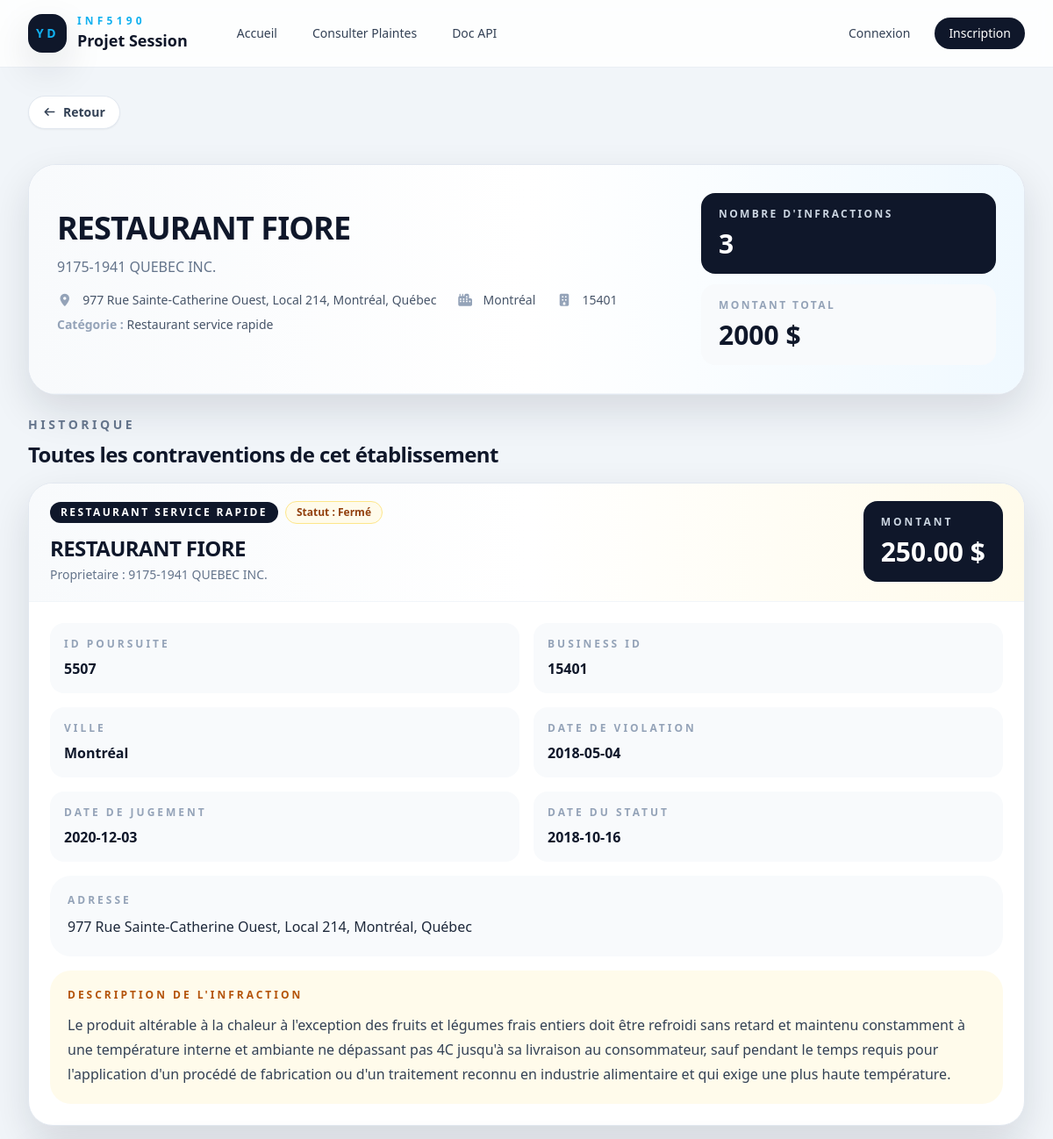
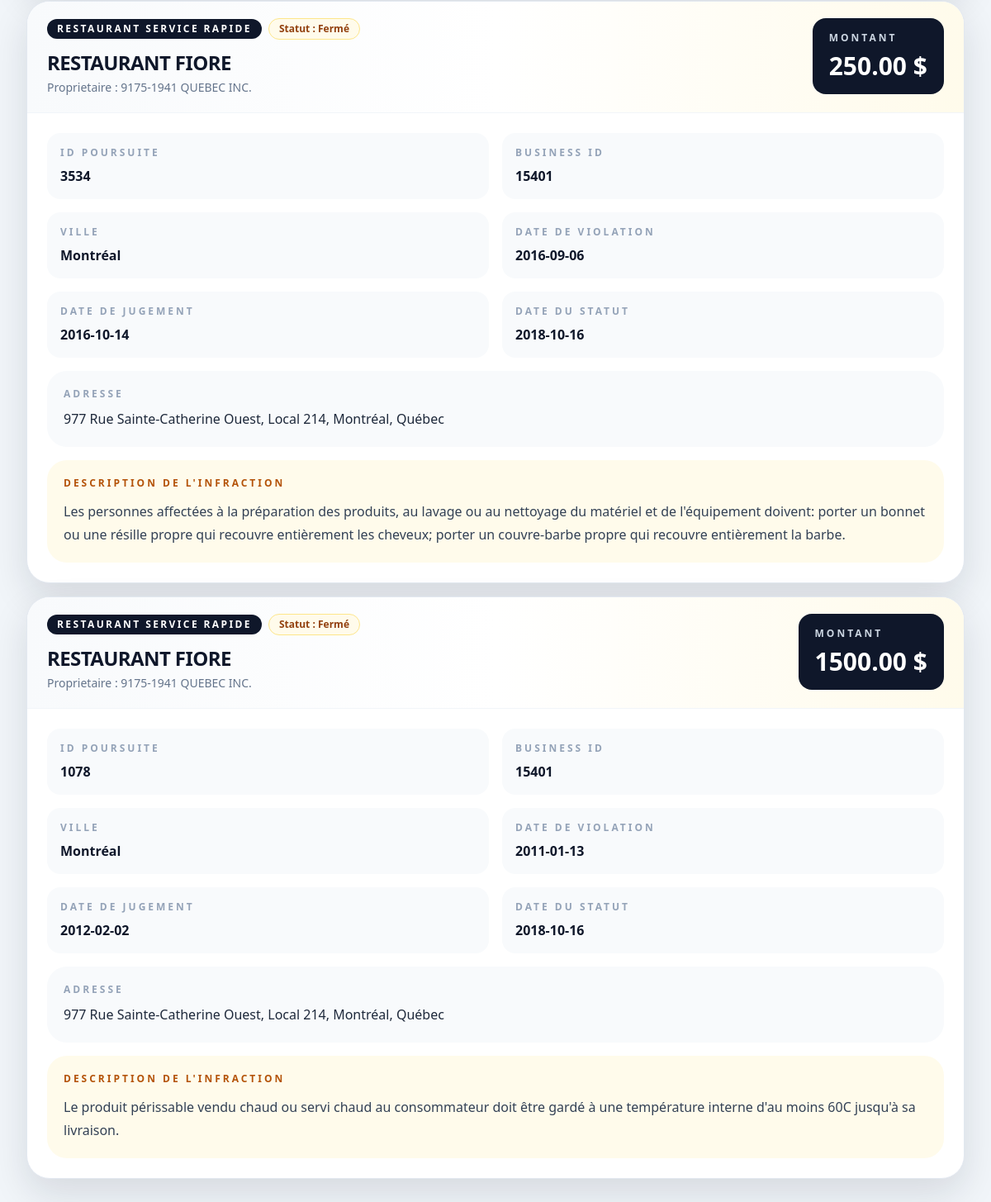
The app's page /etablissement_details/15401 with its own data (2 pictures, top to bottom).
### tables this page shows
CREATE TABLE violations (
    id_poursuite INTEGER PRIMARY KEY,
    business_id INTEGER NOT NULL,
    date_violation DATE NOT NULL, /*date*/
    descr TEXT NOT NULL, /*description*/
    adresse TEXT NOT NULL,
    date_jugement DATE NOT NULL,
    etablissement TEXT NOT NULL,
    montant DECIMAL(10,2) NOT NULL,
    proprietaire TEXT NOT NULL,
    ville TEXT NOT NULL,
    statut TEXT NOT NULL,
    date_statut DATE NOT NULL,
    categorie TEXT NOT NULL
);

### app.py (the view)
@app.route("/etablissement_details/<int:business_id>", methods=["GET"])
def etablissement_details_page(business_id: int):
    etablissement_summary = _get_db().return_business_summary(business_id)
    if not etablissement_summary:
        return render_template("404.html", message="Établissement non trouvé.")
    violation_list = _get_db().return_all_violations_of_etablissement(business_id)
    if not violation_list:
        return render_template("404.html", message="Aucune violation trouvée pour cet établissement.")
    return render_template("business_details.html", etablissement_details=etablissement_summary[0], violations=violation_list)

### templates/business_details.html
{% extends "layout.html" %}
{% block content %}
{% include "_back_button.html" %}
{% if etablissement_details %}
<section class="space-y-6 mt-10">
   <article class="overflow-hidden rounded-[2rem] border border-slate-200 bg-white shadow-soft">
      <div class="border-b border-slate-100 bg-gradient-to-r from-slate-50 via-white to-sky-50 px-8 py-8">
         <div class="flex flex-col gap-6 lg:flex-row lg:items-start lg:justify-between">
            <div class="min-w-0">
               <h1 class="mt-5 text-4xl font-black tracking-tight text-slate-900" id="resto-name">
                  {{ etablissement_details.etablissement }}
               </h1>
               <p class="mt-3 text-base font-medium text-slate-500" id="resto-proprio"
                  title="Propriétaire de l'établissement">
                  {{ etablissement_details.proprietaire }}
               </p>
               <div class="mt-4 flex flex-wrap gap-x-6 gap-y-2 text-sm text-slate-600">
                  <div>
                     <i class="fa-solid fa-location-dot mr-2 text-slate-400"></i>
                     <span id="resto-adresse">{{ etablissement_details.adresse }}</span>
                  </div>
                  <div>
                     <i class="fa-solid fa-city mr-2 text-slate-400"></i>
                     <span id="resto-ville">{{ etablissement_details.ville }}</span>
                  </div>
                  <div>
                     <i class="fa-solid fa-building mr-2 text-slate-400"></i>
                     <span id="resto-bussiness_id" title="Business ID">{{ etablissement_details.business_id }}</span>
                  </div>
                  <div class="">
                     <span class="text-slate-400 font-semibold">Catégorie :</span>
                     <span id="resto-cat">{{ etablissement_details.categorie }}</span>
                  </div>
               </div>
            </div>
            <div class="grid gap-3 sm:grid-cols-3 lg:min-w-[21rem] lg:grid-cols-1 xl:grid-cols-2">
               <div class="rounded-2xl bg-slate-900 px-5 py-4 text-white">
                  <p class="text-xs font-semibold uppercase tracking-[0.2em] text-slate-300">
                     Nombre d'Infractions
                  </p>
                  <p class="mt-2 text-3xl font-black" id="resto-nb-infract">
                     {{ etablissement_details.nombre_violations }}
                  </p>
               </div>
               <div class="rounded-2xl bg-slate-50 px-5 py-4">
                  <p class="text-xs font-semibold uppercase tracking-[0.2em] text-slate-400">
                     Montant total
                  </p>
                  <p class="mt-2 text-3xl font-black text-slate-900" id="resto-montantTotal">
                     {{ etablissement_details.montant_total }} $
                  </p>
               </div>
            </div>
         </div>
      </div>
   </article>
   <section class="space-y-4">
      <div class="flex items-center justify-between">
         <div>
            <p class="text-sm font-semibold uppercase tracking-[0.25em] text-slate-500">
               Historique
            </p>
            <h2 class="mt-2 text-2xl font-black tracking-tight text-slate-900">
               Toutes les contraventions de cet établissement
            </h2>
         </div>
      </div>
      <div id="resto-violations" class="space-y-4">
         {% for violation in violations %}
         {% include "_violation_card.html" %}
         {% endfor %}
      </div>
   </section>
</section>
{% endif %}
{% endblock %}

### templates/layout.html (shortened to what this page needs)
<!DOCTYPE html>
<html lang="fr">
<head>
   <script src="https://cdn.tailwindcss.com"></script>
   <link rel="stylesheet" href="{{ url_for('static', filename='css/style.css') }}">
   <link rel="stylesheet" href="https://cdn.jsdelivr.net/npm/@fortawesome/fontawesome-free@7.2.0/css/all.min.css">
</head>
<body class="min-h-screen bg-slate-100 text-ink">
   <div class="absolute inset-x-0 top-0 -z-10 h-72"></div>
   <nav class="sticky top-0 z-50 border-b border-slate-200/70 bg-white/85 backdrop-blur">
      <div class="mx-auto flex max-w-7xl items-center gap-4 px-4 py-4 sm:px-6 lg:px-8">
         <a href="/" class="shrink-0">
            <div class="flex items-center gap-3">
               <div
                  class="flex h-11 w-11 items-center justify-center rounded-2xl bg-ink text-sm font-black uppercase tracking-[0.25em] text-primary shadow-soft">
                  YD
               </div>
               <div>
                  <p class="text-xs font-semibold uppercase tracking-[0.35em] text-primary">
                     INF5190
                  </p>
                  <p class="text-lg font-bold text-slate-900">Projet Session</p>
               </div>
            </div>
         </a>
         <div class="ml-6 hidden items-center gap-2 lg:flex">
            <a href="/"
               class="rounded-full px-4 py-2 text-sm font-medium text-slate-700 transition hover:bg-slate-100 hover:text-slate-900 {% if request.path == url_for('index') %}bg-primary text-white{% endif %}">
               Accueil
            </a>
            <a href="/inspections"
               class="rounded-full px-4 py-2 text-sm font-medium text-slate-700 transition hover:bg-slate-100 hover:text-slate-900 {% if request.path == url_for('inspections') %}bg-primary text-white{% endif %}">
               Consulter Plaintes
            </a>
            <a href="/doc" target="_blank"
               class="rounded-full px-4 py-2 text-sm font-medium text-slate-700 transition hover:bg-slate-100 hover:text-slate-900">
               Doc API
            </a>
         </div>
         <div class="ml-auto hidden items-center gap-3 lg:flex">
            {% if is_logged_in %}
            <div class="relative" data-profile-menu>
               <button type="button"
                  class="flex items-center gap-3 rounded-full border border-slate-200 bg-white px-2 py-2 shadow-sm transition hover:border-slate-300 hover:bg-slate-50"
                  aria-expanded="false" aria-haspopup="true" data-profile-menu-button>
                  <img src="{{ avatar }}"
                     alt="Avatar de {{ connected_user_name or get_author_name_by_userid(connected_user_id) }}"
                     class="h-10 w-10 rounded-full object-cover ring-2 ring-slate-200">
                  <span class="text-left">
                     <span class="block text-sm font-semibold text-slate-900">
                        {{ connected_user_name or get_author_name_by_userid(connected_user_id) }}
                     </span>
                     <span class="block max-w-44 truncate text-xs text-slate-500">
                        {{ connected_user_email }}
                     </span>
                  </span>
                  <i class="fa-solid fa-chevron-down text-xs text-slate-400"></i>
               </button>
               <div
                  class="absolute right-0 top-[calc(100%+0.75rem)] hidden w-72 rounded-[1.5rem] border border-slate-200 bg-white p-3 shadow-soft"
                  data-profile-menu-panel>
                  <div class="flex items-center gap-3 rounded-2xl bg-slate-50 p-3">
                     <img src="{{ avatar }}"
                        alt="Avatar de {{ connected_user_name or get_author_name_by_userid(connected_user_id) }}"
                        class="h-12 w-12 rounded-full object-cover">
                     <div class="min-w-0">
                        <p class="truncate text-sm font-semibold text-slate-900">
                           {{ connected_user_name or get_author_name_by_userid(connected_user_id) }}
                        </p>
                        <p class="truncate text-xs text-slate-500">
                           {{ connected_user_email }}
                        </p>
                     </div>
                  </div>
                  <div class="mt-3 flex flex-col gap-1">
                     <a href="{{ url_for('edit_profile_page') }}"
                        class="rounded-2xl px-4 py-3 text-sm font-medium text-slate-700 transition hover:bg-slate-50 hover:text-slate-900 {% if request.path == url_for('edit_profile_page') %}bg-primary text-white{% endif %}">
                        Modifier Profil
                     </a>
                     <a href="{{ url_for('user_watch_list') }}"
                        class="rounded-2xl px-4 py-3 text-sm font-medium text-slate-700 transition hover:bg-slate-50 hover:text-slate-900 {% if request.path == url_for('user_watch_list') %}bg-primary text-white{% endif %}">
                        Gérer établissements surveillés
                     </a>
                     <button type="button" data-logout-button
                        class="rounded-2xl px-4 py-3 text-left text-sm font-semibold text-red-600 transition hover:bg-red-50">
                        Déconnexion
                     </button>
                  </div>
               </div>
            </div>
            {% else %}
            <a href="/login"
               class="rounded-full px-4 py-2 text-sm font-medium text-slate-700 transition hover:bg-slate-100 hover:text-slate-900 {% if request.path == url_for('login_page') %}bg-primary text-white{% endif %}">
               Connexion
            </a>
            <a href="/signin"
               class="rounded-full bg-ink px-4 py-2 text-sm font-medium text-white transition hover:bg-slate-800 {% if request.path == url_for('signin_page') %}bg-primary{% endif %}">
               Inscription
            </a>
            {% endif %}
         </div>
      </div>
   </nav>
   <main class="mx-auto max-w-7xl px-4 py-8 sm:px-6 lg:px-8">
      {% block content %}{% endblock %}
   </main>
   <br>
</body>
</html>

### templates/_back_button.html
<div>
    <a href="{{ back_url_wanted or request.referrer}}">
        <button type="button"
            class="inline-flex items-center gap-2 rounded-full border border-slate-200 bg-white px-4 py-2 text-sm font-semibold text-slate-700 shadow-sm transition hover:border-slate-300 hover:bg-slate-50 hover:text-slate-900">
            <i class="fa-solid fa-arrow-left text-xs"></i>
            Retour
        </button>
    </a>
</div>

### templates/_violation_card.html
<article class="overflow-hidden rounded-[1.75rem] border border-slate-200 bg-white shadow-soft">
   <div class="border-b border-slate-100 bg-gradient-to-r from-slate-50 via-white to-amber-50 px-6 py-5">
      <div class="flex flex-col gap-4 md:flex-row md:items-start md:justify-between">
         <div class="space-y-3">
            <div class="flex flex-wrap items-center gap-2">
               <span
                  class="inline-flex rounded-full bg-slate-900 px-3 py-1 text-xs font-semibold uppercase tracking-[0.2em] text-white">
                  {{ violation.categorie }}
               </span>
               <span
                  class="inline-flex rounded-full border border-amber-200 bg-amber-50 px-3 py-1 text-xs font-semibold text-amber-800">
                  Statut : {{ violation.statut }}
               </span>
            </div>
            <div>
               <h2 class="text-2xl font-black tracking-tight text-slate-900">
                  {{ violation.etablissement }}
               </h2>
               <p class="mt-1 text-sm font-medium text-slate-500">
                  Proprietaire : {{ violation.proprietaire }}
               </p>
            </div>
         </div>
         <div class="rounded-2xl bg-slate-900 px-5 py-4 text-white">
            <p class="text-xs font-semibold uppercase tracking-[0.25em] text-slate-300">
               Montant
            </p>
            <p class="mt-2 text-3xl font-black">
               {{ "%.2f"|format(violation.montant) }} $
            </p>
         </div>
      </div>
   </div>
   <div class="px-6 py-6">
      <div class="grid gap-4 md:grid-cols-2 xl:grid-cols-3">
         <div class="rounded-2xl bg-slate-50 p-4">
            <p class="text-xs font-semibold uppercase tracking-[0.25em] text-slate-400">
               ID poursuite
            </p>
            <p class="mt-2 text-base font-semibold text-slate-900">
               {{ violation.id_poursuite }}
            </p>
         </div>
         <div class="rounded-2xl bg-slate-50 p-4">
            <p class="text-xs font-semibold uppercase tracking-[0.25em] text-slate-400">
               Business ID
            </p>
            <p class="mt-2 text-base font-semibold text-slate-900">
               {{ violation.business_id }}
            </p>
         </div>
         <div class="rounded-2xl bg-slate-50 p-4">
            <p class="text-xs font-semibold uppercase tracking-[0.25em] text-slate-400">
               Ville
            </p>
            <p class="mt-2 text-base font-semibold text-slate-900">
               {{ violation.ville }}
            </p>
         </div>
         <div class="rounded-2xl bg-slate-50 p-4">
            <p class="text-xs font-semibold uppercase tracking-[0.25em] text-slate-400">
               Date de violation
            </p>
            <p class="mt-2 text-base font-semibold text-slate-900">
               {{ violation.formatted_date_violation }}
            </p>
         </div>
         <div class="rounded-2xl bg-slate-50 p-4">
            <p class="text-xs font-semibold uppercase tracking-[0.25em] text-slate-400">
               Date de jugement
            </p>
            <p class="mt-2 text-base font-semibold text-slate-900">
               {{ violation.formatted_date_jugement }}
            </p>
         </div>
         <div class="rounded-2xl bg-slate-50 p-4">
            <p class="text-xs font-semibold uppercase tracking-[0.25em] text-slate-400">
               Date du statut
            </p>
            <p class="mt-2 text-base font-semibold text-slate-900">
               {{ violation.formatted_date_statut }}
            </p>
         </div>
      </div>
      <div class="mt-4 rounded-[1.5rem] bg-slate-50 p-5">
         <p class="text-xs font-semibold uppercase tracking-[0.25em] text-slate-400">
            Adresse
         </p>
         <p class="mt-2 text-base font-medium leading-7 text-slate-800">
            {{ violation.adresse }}
         </p>
      </div>
      <div class="mt-4 rounded-[1.5rem] bg-amber-50 p-5">
         <p class="text-xs font-semibold uppercase tracking-[0.25em] text-amber-700">
            Description de l'infraction
         </p>
         <p class="mt-3 text-base leading-7 text-slate-700">
            {{ violation.descr }}
         </p>
      </div>
   </div>
</article>

### records on screen
violations: etablissement "RESTAURANT FIORE", proprietaire "9175-1941 QUEBEC INC.", adresse "977 Rue Sainte-Catherine Ouest, Local 214, Montréal, Québec", ville "Montréal", categorie "Restaurant service rapide", categorie "RESTAURANT SERVICE RAPIDE", statut "Fermé", etablissement "RESTAURANT FIORE", proprietaire "9175-1941 QUEBEC INC.", id_poursuite "1078", business_id "15401", ville "Montréal", adresse "977 Rue Sainte-Catherine Ouest, Local 214, Montréal, Québec", descr "Le produit périssable vendu chaud ou servi chaud au consommateur doit être gardé à une température interne d'au moins 60C jusqu'à sa livraison."
violations: categorie "RESTAURANT SERVICE RAPIDE", statut "Fermé", etablissement "RESTAURANT FIORE", proprietaire "9175-1941 QUEBEC INC.", id_poursuite "5507", business_id "15401", ville "Montréal", adresse "977 Rue Sainte-Catherine Ouest, Local 214, Montréal, Québec", descr "Le produit altérable à la chaleur à l'exception des fruits et légumes frais entiers doit être refroidi sans retard et maintenu constamment à une température interne et ambiante ne dépassant pas 4C jusqu'à sa livraison au consommateur, sauf pendant le temps requis pour l'application d'un procédé de fabrication ou d'un traitement reconnu en industrie alimentaire et qui exige une plus haute température."
violations: categorie "RESTAURANT SERVICE RAPIDE", statut "Fermé", etablissement "RESTAURANT FIORE", proprietaire "9175-1941 QUEBEC INC.", id_poursuite "3534", business_id "15401", ville "Montréal", adresse "977 Rue Sainte-Catherine Ouest, Local 214, Montréal, Québec", descr "Les personnes affectées à la préparation des produits, au lavage ou au nettoyage du matériel et de l'équipement doivent: porter un bonnet ou une résille propre qui recouvre entièrement les cheveux; porter un couvre-barbe propre qui recouvre entièrement la barbe."

### other values on screen
{{ etablissement_details.business_id }} "15401"
{{ etablissement_details.nombre_violations }} "3"
{{ etablissement_details.montant_total }} "2000"
{{ "%.2f"|format(violation.montant) }} "250.00" "250.00" "1500.00"
{{ violation.formatted_date_violation }} "2018-05-04" "2016-09-06" "2011-01-13"
{{ violation.formatted_date_jugement }} "2020-12-03" "2016-10-14" "2012-02-02"
{{ violation.formatted_date_statut }} "2018-10-16" "2018-10-16" "2018-10-16"
